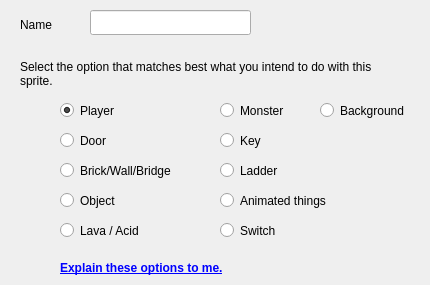
  <widget class="CWizPageEasy" name="pageEasy">
   <property name="whatsThis">
    <string>This is where you decide what to name your sprite and what iwll be it's role in your game.</string>
   </property>
   <property name="subTitle">
    <string>Easy Setup</string>
   </property>
   <widget class="QLabel" name="label_27">
    <property name="geometry">
     <rect>
      <x>20</x>
      <y>60</y>
      <width>371</width>
      <height>31</height>
     </rect>
    </property>
    <property name="text">
     <string>Select the option that matches best what you intend to do with this sprite.</string>
    </property>
    <property name="alignment">
     <set>Qt::AlignLeading|Qt::AlignLeft|Qt::AlignTop</set>
    </property>
    <property name="wordWrap">
     <bool>true</bool>
    </property>
   </widget>
   <widget class="QRadioButton" name="rPlayer">
    <property name="geometry">
     <rect>
      <x>60</x>
      <y>100</y>
      <width>93</width>
      <height>21</height>
     </rect>
    </property>
    <property name="toolTip">
     <string>This is the hero of the game. You need to include one of these on every level.</string>
    </property>
    <property name="whatsThis">
     <string>This is the hero of the game. You need to include one of these on every level.</string>
    </property>
    <property name="text">
     <string>Player</string>
    </property>
    <property name="checked">
     <bool>true</bool>
    </property>
   </widget>
   <widget class="QRadioButton" name="rDoor">
    <property name="geometry">
     <rect>
      <x>60</x>
      <y>130</y>
      <width>93</width>
      <height>21</height>
     </rect>
    </property>
    <property name="toolTip">
     <string>Doors block the hero from moving further. They can only be unlocked with keys.</string>
    </property>
    <property name="whatsThis">
     <string>Doors block the hero from moving further. They can only be unlocked with keys.</string>
    </property>
    <property name="text">
     <string>Door</string>
    </property>
   </widget>
   <widget class="QRadioButton" name="rBrick">
    <property name="geometry">
     <rect>
      <x>60</x>
      <y>160</y>
      <width>121</width>
      <height>21</height>
     </rect>
    </property>
    <property name="toolTip">
     <string>Solid walls can provide obstacles but they can also be platforms.</string>
    </property>
    <property name="whatsThis">
     <string>Solid walls can provide obstacles but they can also be platforms.</string>
    </property>
    <property name="text">
     <string>Brick/Wall/Bridge</string>
    </property>
   </widget>
   <widget class="QRadioButton" name="rObject">
    <property name="geometry">
     <rect>
      <x>60</x>
      <y>190</y>
      <width>93</width>
      <height>21</height>
     </rect>
    </property>
    <property name="toolTip">
     <string>Objects provide the largest range of interractions. They can be animated, trigger actions and evem move. They are killed on contact with the hero.</string>
    </property>
    <property name="whatsThis">
     <string>Objects provide the largest range of interractions. They can be animated, trigger actions and evem move. They are killed on contact with the hero.</string>
    </property>
    <property name="text">
     <string>Object</string>
    </property>
   </widget>
   <widget class="QRadioButton" name="rKey">
    <property name="geometry">
     <rect>
      <x>220</x>
      <y>130</y>
      <width>93</width>
      <height>21</height>
     </rect>
    </property>
    <property name="toolTip">
     <string>Keys are used to unlock doors.</string>
    </property>
    <property name="whatsThis">
     <string>Doors block the hero from moving further. They can only be unlocked with keys.</string>
    </property>
    <property name="text">
     <string>Key</string>
    </property>
   </widget>
   <widget class="QRadioButton" name="rMonster">
    <property name="geometry">
     <rect>
      <x>220</x>
      <y>100</y>
      <width>93</width>
      <height>21</height>
     </rect>
    </property>
    <property name="toolTip">
     <string>Monsters are enemies that can damage the hero.</string>
    </property>
    <property name="statusTip">
     <string/>
    </property>
    <property name="whatsThis">
     <string>Monsters are enemies that can damage the hero.</string>
    </property>
    <property name="text">
     <string>Monster</string>
    </property>
   </widget>
   <widget class="QRadioButton" name="rAnimated">
    <property name="geometry">
     <rect>
      <x>220</x>
      <y>190</y>
      <width>131</width>
      <height>21</height>
     </rect>
    </property>
    <property name="toolTip">
     <string>Animated things can be used to provided background animation as well offer some degree of interractivity with the hero.</string>
    </property>
    <property name="whatsThis">
     <string>Animated things can be used to provided background animation as well offer some degree of interractivity with the hero.</string>
    </property>
    <property name="text">
     <string>Animated things</string>
    </property>
   </widget>
   <widget class="QRadioButton" name="rLadder">
    <property name="geometry">
     <rect>
      <x>220</x>
      <y>160</y>
      <width>93</width>
      <height>21</height>
     </rect>
    </property>
    <property name="toolTip">
     <string>Ladders are used to climb.</string>
    </property>
    <property name="whatsThis">
     <string>Solid walls can provide obstacles but they can also be platforms.</string>
    </property>
    <property name="text">
     <string>Ladder</string>
    </property>
   </widget>
   <widget class="QRadioButton" name="rLava">
    <property name="geometry">
     <rect>
      <x>60</x>
      <y>220</y>
      <width>111</width>
      <height>21</height>
     </rect>
    </property>
    <property name="toolTip">
     <string>These are immediately deadly static elements of the game. They will kill the hero on contact.</string>
    </property>
    <property name="statusTip">
     <string>These are immediately deadly static elements of the game. They will kill the hero on contact.</string>
    </property>
    <property name="text">
     <string>Lava / Acid</string>
    </property>
   </widget>
   <widget class="QRadioButton" name="rSwitch">
    <property name="geometry">
     <rect>
      <x>220</x>
      <y>220</y>
      <width>131</width>
      <height>21</height>
     </rect>
    </property>
    <property name="toolTip">
     <string>Switches provide interractivty. The hero can press the Z-key to trigger specific actions.</string>
    </property>
    <property name="whatsThis">
     <string>Switches provide interractivty. The hero can press the Z-key to trigger specific actions.</string>
    </property>
    <property name="text">
     <string>Switch</string>
    </property>
   </widget>
   <widget class="QRadioButton" name="rBackground">
    <property name="geometry">
     <rect>
      <x>320</x>
      <y>100</y>
      <width>101</width>
      <height>21</height>
     </rect>
    </property>
    <property name="toolTip">
     <string>Background are static elements of the game. They cannot move or have animations.</string>
    </property>
    <property name="whatsThis">
     <string>Background are static elements of the game. They cannot move or have animations.</string>
    </property>
    <property name="text">
     <string>Background</string>
    </property>
   </widget>
   <widget class="QLineEdit" name="eName2">
    <property name="geometry">
     <rect>
      <x>90</x>
      <y>10</y>
      <width>161</width>
      <height>25</height>
     </rect>
    </property>
    <property name="maximumSize">
     <size>
      <width>161</width>
      <height>25</height>
     </size>
    </property>
    <property name="toolTip">
     <string>This is the human readable name for the sprite.</string>
    </property>
    <property name="whatsThis">
     <string>This is the human readable name for the sprite.</string>
    </property>
    <property name="maxLength">
     <number>31</number>
    </property>
   </widget>
   <widget class="QLabel" name="label_21">
    <property name="geometry">
     <rect>
      <x>20</x>
      <y>17</y>
      <width>52</width>
      <height>15</height>
     </rect>
    </property>
    <property name="text">
     <string>Name</string>
    </property>
   </widget>
   <widget class="QLabel" name="label_39">
    <property name="geometry">
     <rect>
      <x>60</x>
      <y>260</y>
      <width>191</width>
      <height>16</height>
     </rect>
    </property>
    <property name="text">
     <string>&lt;html&gt;&lt;head/&gt;&lt;body&gt;&lt;p&gt;&lt;a href=&quot;http://cfrankb.com/lgck/sprite_wizard_explained.html&quot;&gt;&lt;span style=&quot; font-weight:600; text-decoration: underline; color:#0000ff;&quot;&gt;Explain these options to me.&lt;/span&gt;&lt;/a&gt;&lt;/p&gt;&lt;/body&gt;&lt;/html&gt;</string>
    </property>
    <property name="openExternalLinks">
     <bool>true</bool>
    </property>
   </widget>
  </widget>
